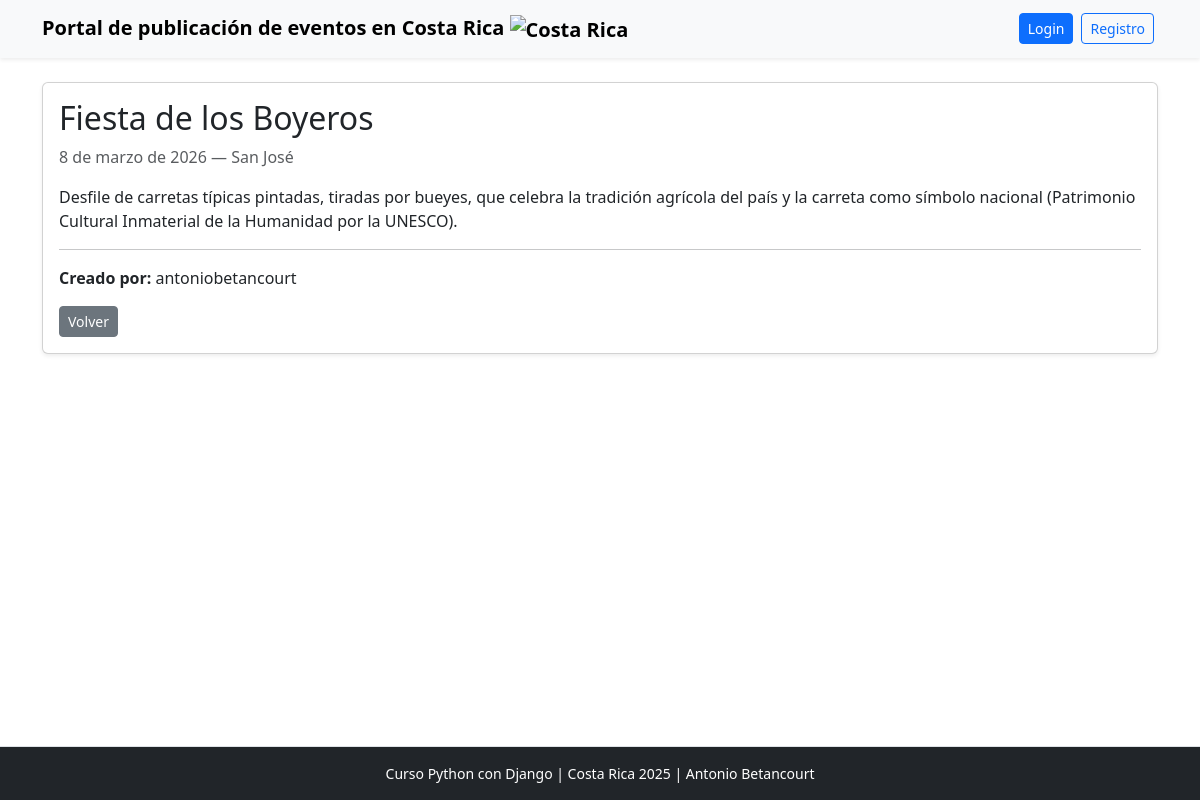
The app's page /evento/9/ with its own data.
### eventos_app/models.py (models this page shows, shortened)
class Evento(models.Model):
    titulo = models.CharField(max_length=200)
    descripcion = models.TextField()
    fecha = models.DateField()
    ubicacion = models.CharField(max_length=200)
    creado_por = models.ForeignKey(User, on_delete=models.CASCADE, related_name='eventos')
    creado_en = models.DateTimeField(auto_now_add=True)

### eventos_app/views.py (the view)
# urls.py: path('evento/<int:pk>/', views.detalle_evento, name='detalle'),
def detalle_evento(request, pk):
    evento = get_object_or_404(Evento, pk=pk)
    return render(request, 'eventos_app/detalle.html', {'evento': evento})

### eventos_app/templates/eventos_app/detalle.html (shortened to what this page needs)
{% extends 'eventos_app/base.html' %}
{% block content %}
<div class="card shadow-sm">
  <div class="card-body">
    <h2>{{ evento.titulo }}</h2>
    <p class="text-muted">{{ evento.fecha }} — {{ evento.ubicacion }}</p>
    <p>{{ evento.descripcion }}</p>
    <hr>
    <p><strong>Creado por:</strong> {{ evento.creado_por.username }}</p>
    <a href="{% url 'eventos_app:index' %}" class="btn btn-secondary btn-sm">Volver</a>
  </div>
</div>
{% endblock %}

### eventos_app/templates/eventos_app/base.html (style rules this page uses)
html, body { height: 100%; }
body { display: flex; flex-direction: column; min-height: 100vh; }

### records on screen
Evento: titulo "Fiesta de los Boyeros", fecha "8 de marzo de 2026", ubicacion "San José", descripcion "Desfile de carretas típicas pintadas, tiradas por bueyes, que celebra la tradición agrícola del país y la carreta como símbolo nacional (Patrimonio Cultural Inmaterial de la Humanidad por la UNESCO).", creado_por.username "antoniobetancourt"
